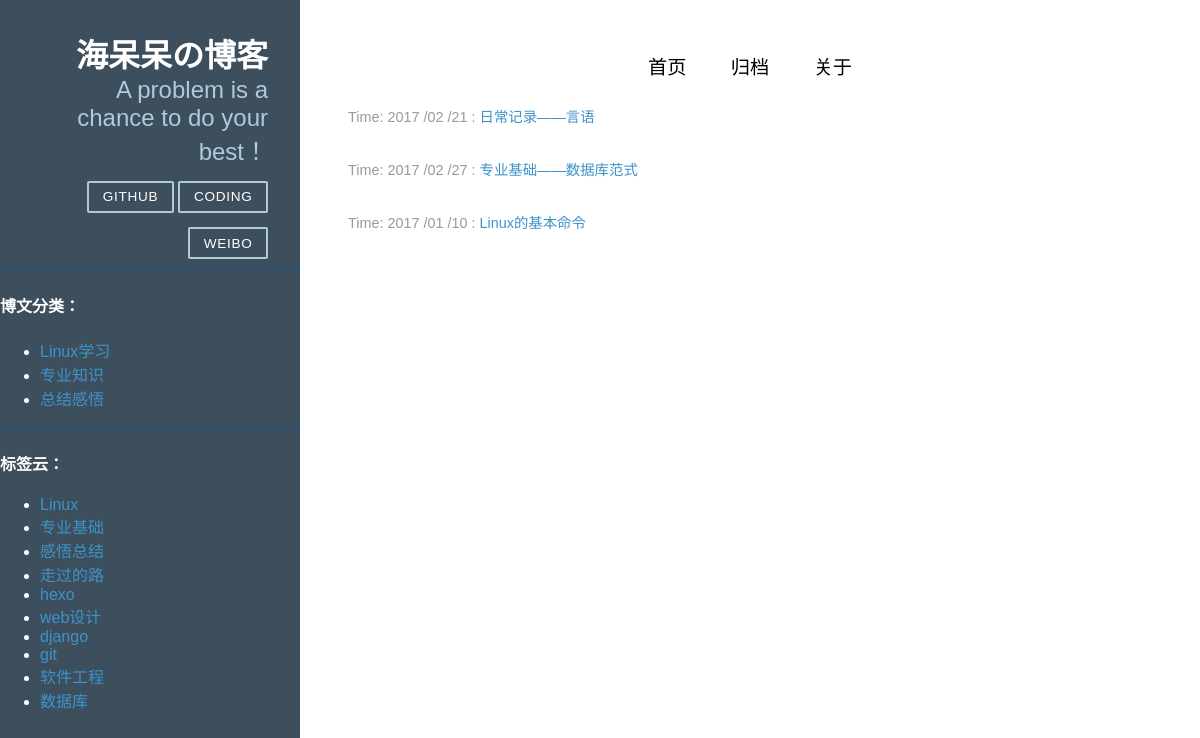
/archives/, run on an earlier commit of the app's database.
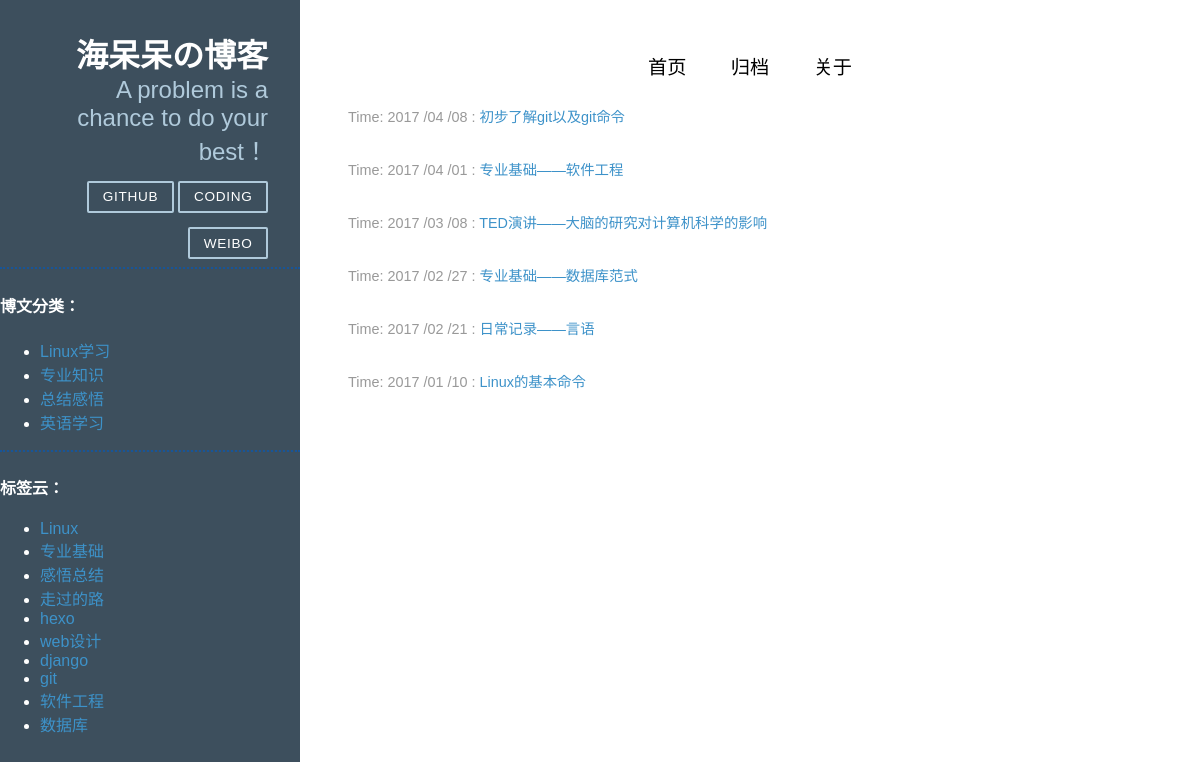
And on a later commit of the database.
### blog/models.py (models this page shows, shortened)
class Category(models.Model):
    name = models.CharField('类名', max_length=20)
    created_time = models.DateTimeField('创建时间', auto_now_add=True)
    last_modified_time = models.DateTimeField('修改时间', auto_now=True)
    class Meta:
        verbose_name = '分类'
        verbose_name_plural = '分类'

class Tag(models.Model):
    tag_name = models.CharField('标签', max_length=20)
    class Meta:
        verbose_name = '标签'
        verbose_name_plural = '标签'

class Article(models.Model):
    STATUS_CHOICES = (
        ('d', '草稿'),
        ('p', '已发布'),
    )
    title = models.CharField('标题', max_length=70)
    body = models.TextField('正文')
    created_time = models.DateTimeField('创建时间', auto_now_add=False)
    last_modified_time = models.DateTimeField('修改时间', auto_now=True)
    status = models.CharField('文章状态', max_length=1, choices=STATUS_CHOICES)
    abstract = models.TextField('摘要', max_length=200, blank=True, null=True, help_text="可选，如若为空将摘取正文的前200个字符")
    topped = models.BooleanField('置顶', default=False)
    category = models.ForeignKey('Category', verbose_name='分类', null=True, on_delete=models.SET_NULL)
    tag = models.ManyToManyField('Tag', verbose_name='标签', blank=True)
    class Meta:
        ordering = ['-last_modified_time']
        verbose_name = '博文'
        verbose_name_plural = '博文'

### blog/views.py (the view)
# urls.py: url(r'^archives/$', views.archives, name = 'archives'),
def archives(request) :
    category_list = Category.objects.all() # 获取分类列表
    tag_list = Tag.objects.all() # 获取标签列表
    try:
        post_list = Article.objects.all()
    except Article.DoesNotExist :
        raise Http404
    context = { 'post_list' : post_list, 'error' : False , 'category_list' : category_list , 'tag_list' : tag_list }
    return render(request, 'archives.html', context)

### templates/archives.html
{% extends "base.html" %}
{% load custom_markdown %}
{% block content %}
<div id="layout" class="pure-g">
    <div class="sidebar pure-u-1 pure-u-md-1-4">
        <div class="header">
            <h1 class="brand-title">海呆呆の博客</h1>
            <h2 class="brand-tagline">A problem is a chance to do your best！</h2>
            <nav class="nav">
                <ul class="nav-list">
                    <li class="nav-item">
                        <a class="pure-button" href="https://github.com/hidaidai">Github</a>
                    </li>
                    <li class="nav-item">
                        <a class="pure-button" href="http://weibo.com/dinosaurliu">Coding</a>
                    </li>
                     <li class="nav-item">
                        <a class="pure-button" href="http://weibo.com/dinosaurliu">Weibo</a>
                    </li>
                </ul>
            </nav>
        </div>
        <hr style=" height:2px;border:none;border-top:2px dotted #185598;" />
         <div>
             <h4>博文分类：</h4>
             <div class="row">
                   <ul>
            {% for category in category_list %}
                       <li class="cat-item">
                        <a href="{% url 'search_category' category=category.name %}">    {{ category.name }}</a>
                       </li>
            {% endfor %}
                  </ul>
          </div>
        </div>
         <hr style=" height:2px;border:none;border-top:2px dotted #185598;" />
         <div>
             <h4>标签云：</h4>
             <div class="row">
                   <ul>
            {% for tag in tag_list %}
                       <li class="cat-item">
                        <a href="#">    {{ tag.tag_name }}</a>
                       </li>
            {% endfor %}
                  </ul>
          </div>
        </div>
    </div>
    <div class="content pure-u-1 pure-u-md-3-4">
        <div>
           <div class="footer">
                <div class="pure-menu pure-menu-horizontal pure-menu-open">
                    <ul>
                        <li><a href="http://localhost:9000/">首页</a></li>
                        <li><a href="http://localhost:9000/archives/">归档</a></li>
                        <li><a href="http://localhost:9000/aboutme/">关于</a></li>
                    </ul>
                </div>
            </div>
<div class="posts"><div class="posts">
    {% for post in post_list %}
        <section class="post">
            <header class="post-header">
                    <p class="post-meta">
                        Time: {{ post.created_time |date:"Y /m /d"}}  :  </a>
                        <a href="{% url "detail" id=post.id %}">{{ post.title }}</a>
                    </p>
            </header>
        </section>
    {% endfor %}
</div>
        </div>
    </div>
</div>
{% endblock %}

### templates/base.html (shortened to what this page needs)
<html lang="en">
<head>
     {% load staticfiles %}
    <link rel="stylesheet" href="{% static 'css/pure-min.css' %}">
    <link rel="stylesheet" href="{% static 'css/grids-responsive-min.css' %}">
    <link rel="stylesheet" href="{% static 'css/blog.css' %}">
    <link rel="stylesheet" href="{% static 'css/monokai.css' %}">
</head>
<body>
            {% block content %}
            {% endblock %}
</body>
</html>

### blog/static/css/pure-min.css (style rules this page uses)
article,aside,details,figcaption,figure,footer,header,hgroup,main,nav,section,summary { display:block }
html { font-size:100%;-ms-text-size-adjust:100%;-webkit-text-size-adjust:100% }
html,button,input,select,textarea { font-family:sans-serif }
body { margin:0 }
h1 { font-size:2em;margin:.67em 0 }
h2 { font-size:1.5em;margin:.83em 0 }
h4 { font-size:1em;margin:1.33em 0 }
hr { -moz-box-sizing:content-box;box-sizing:content-box;height:0 }
p,pre { margin:1em 0 }
dl,menu,ol,ul { margin:1em 0 }
menu,ol,ul { padding:0 0 0 40px }
nav ul,nav ol { list-style:none;list-style-image:none }
.pure-g { letter-spacing:-.31em;*letter-spacing:normal;*word-spacing:-.43em;text-rendering:optimizespeed;font-family:FreeSans,Arimo,"Droid Sans",Helvetica,Arial,sans-serif;display:-webkit-flex;-webkit-flex-flow:row wrap;display:-ms-flexbox;-ms-flex-flow:row wrap }
.pure-g [class *="pure-u"] { font-family:sans-serif }
.pure-u-1,.pure-u-1-1,.pure-u-1-2,.pure-u-1-3,.pure-u-2-3,.pure-u-1-4,.pure-u-3-4,.pure-u-1-5,.pure-u-2-5,.pure-u-3-5,.pure-u-4-5,.pure-u-5-5,.pure-u-1-6,.pure-u-5-6,.pure-u-1-8,.pure-u-3-8,.pure-u-5-8,.pure-u-7-8,.pure-u-1-12,.pure-u-5-12,.pure-u-7-12,.pure-u-11-12,.pure-u-1-24,.pure-u-2-24,.pure-u-3-24,.pure-u-4-24,.pure-u-5-24,.pure-u-6-24,.pure-u-7-24,.pure-u-8-24,.pure-u-9-24,.pure-u-10-24,.pure-u-11-24,.pure-u-12-24,.pure-u-13-24,.pure-u-14-24,.pure-u-15-24,.pure-u-16-24,.pure-u-17-24,.pure-u-18-24,.pure-u-19-24,.pure-u-20-24,.pure-u-21-24,.pure-u-22-24,.pure-u-23-24,.pure-u-24-24 { display:inline-block;*display:inline;zoom:1;letter-spacing:normal;word-spacing:normal;vertical-align:top;text-rendering:auto }
.pure-u-1,.pure-u-1-1,.pure-u-5-5,.pure-u-24-24 { width:100% }
.pure-button { display:inline-block;*display:inline;zoom:1;line-height:normal;white-space:nowrap;vertical-align:baseline;text-align:center;cursor:pointer;-webkit-user-drag:none;-webkit-user-select:none;-moz-user-select:none;-ms-user-select:none;user-select:none }
.pure-button { font-family:inherit;font-size:100%;*font-size:90%;*overflow:visible;padding:.5em 1em;color:#444;color:rgba(0,0,0,.8);*color:#444;border:1px solid #999;border:0 rgba(0,0,0,0);background-color:#E6E6E6;text-decoration:none;border-radius:2px }
.pure-menu ul { position:absolute;visibility:hidden }
.pure-menu.pure-menu-open { visibility:visible;z-index:2;width:100% }
.pure-menu ul { left:-10000px;list-style:none;margin:0;padding:0;top:-10000px;z-index:1 }
.pure-menu>ul { position:relative }
.pure-menu-open>ul { left:0;top:0;visibility:visible }
.pure-menu li { position:relative }
.pure-menu a,.pure-menu .pure-menu-heading { display:block;color:inherit;line-height:1.5em;padding:5px 20px;text-decoration:none;white-space:nowrap }
.pure-menu.pure-menu-horizontal>ul { display:inline-block;*display:inline;zoom:1;vertical-align:middle }
.pure-menu li a { padding:5px 20px }
.pure-menu-horizontal li { display:inline-block;*display:inline;zoom:1;vertical-align:middle }
.pure-menu.pure-menu-open,.pure-menu.pure-menu-horizontal li .pure-menu-children { background:#fff;border:1px solid #b7b7b7 }
.pure-menu.pure-menu-horizontal,.pure-menu.pure-menu-horizontal .pure-menu-heading { border:0 }
.pure-menu a { border:1px solid transparent;border-left:0;border-right:0 }
.pure-menu a,.pure-menu .pure-menu-can-have-children>li:after { color:#777 }

### blog/static/css/grids-responsive-min.css (style rules this page uses)
@media screen and (min-width:48em) { .pure-u-md-1,.pure-u-md-1-1,.pure-u-md-1-2,.pure-u-md-1-3,.pure-u-md-2-3,.pure-u-md-1-4,.pure-u-md-3-4,.pure-u-md-1-5,.pure-u-md-2-5,.pure-u-md-3-5,.pure-u-md-4-5,.pure-u-md-5-5,.pure-u-md-1-6,.pure-u-md-5-6,.pure-u-md-1-8,.pure-u-md-3-8,.pure-u-md-5-8,.pure-u-md-7-8,.pure-u-md-1-12,.pure-u-md-5-12,.pure-u-md-7-12,.pure-u-md-11-12,.pure-u-md-1-24,.pure-u-md-2-24,.pure-u-md-3-24,.pure-u-md-4-24,.pure-u-md-5-24,.pure-u-md-6-24,.pure-u-md-7-24,.pure-u-md-8-24,.pure-u-md-9-24,.pure-u-md-10-24,.pure-u-md-11-24,.pure-u-md-12-24,.pure-u-md-13-24,.pure-u-md-14-24,.pure-u-md-15-24,.pure-u-md-16-24,.pure-u-md-17-24,.pure-u-md-18-24,.pure-u-md-19-24,.pure-u-md-20-24,.pure-u-md-21-24,.pure-u-md-22-24,.pure-u-md-23-24,.pure-u-md-24-24 { display:inline-block;*display:inline;zoom:1;letter-spacing:normal;word-spacing:normal;vertical-align:top;text-rendering:auto } }
@media screen and (min-width:48em) { .pure-u-md-1-4,.pure-u-md-6-24 { width:25%;*width:24.969% } }
@media screen and (min-width:48em) { .pure-u-md-3-4,.pure-u-md-18-24 { width:75%;*width:74.969% } }

What changed in the data, as far as the page shows it:
added Category: name "英语学习"
added Article: created_time "2017 /04 /08", title "初步了解git以及git命令"
added Article: created_time "2017 /04 /01", title "专业基础——软件工程"
added Article: created_time "2017 /03 /08", title "TED演讲——大脑的研究对计算机科学的影响"
changed Article "专业基础——数据库范式": moves up the list
